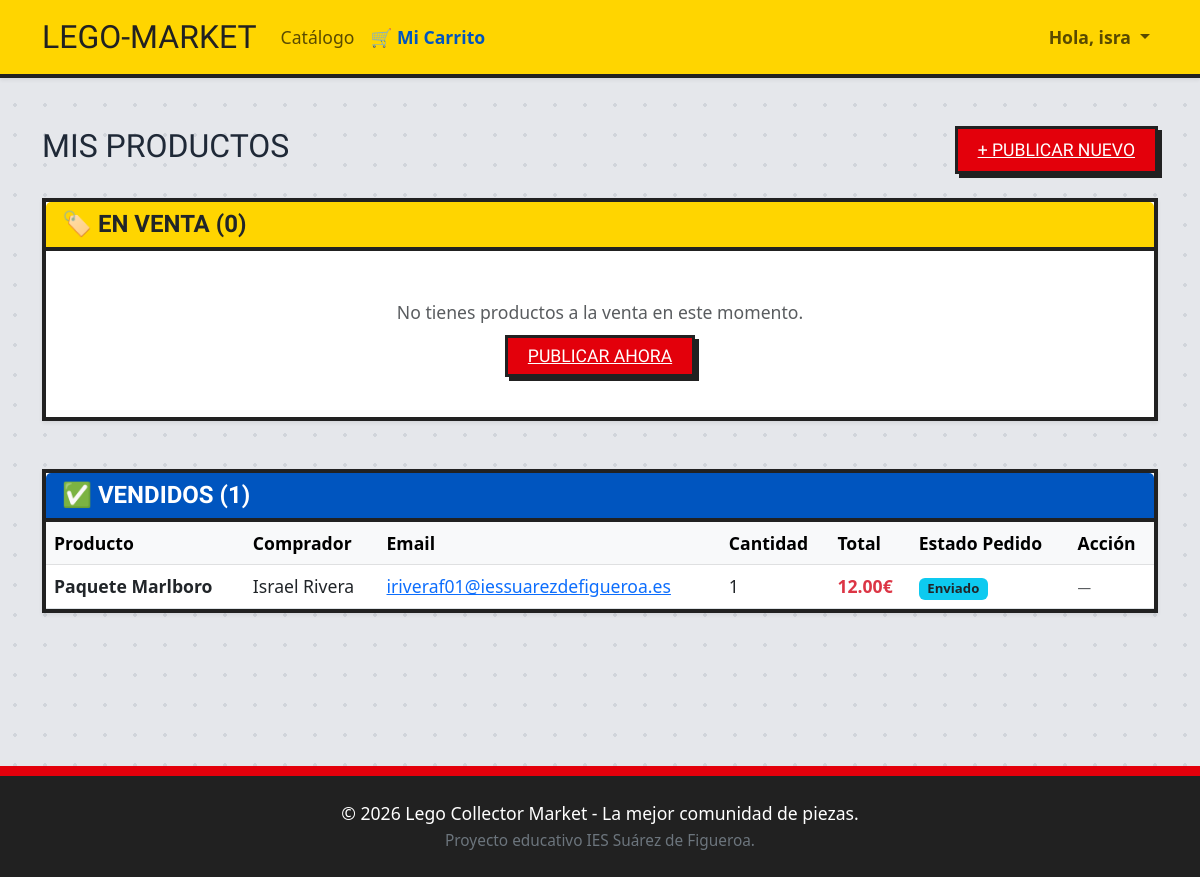
Page /vender/mis-productos/ (signed in) on the committed database.
### shop/models.py (models this page shows, shortened)
class OrderItem(models.Model):
    order = models.ForeignKey(Order, on_delete=models.CASCADE, related_name='items')
    product = models.ForeignKey(Product, on_delete=models.CASCADE)
    cantidad = models.PositiveIntegerField(default=1)
    precio_unitario = models.DecimalField(max_digits=10, decimal_places=2)
    def subtotal(self):
        return self.cantidad * self.precio_unitario

class Product(models.Model):
    ESTADO_CHOICES = [
        ('NUEVO', 'Nuevo / Sellado'),
        ('COMPLETO', 'Abierto / Completo'),
        ('INCOMPLETO', 'Incompleto'),
        ('PIEZAS', 'Solo piezas'),
    ]
    vendedor = models.ForeignKey(User, on_delete=models.CASCADE, related_name='productos')
    categoria = models.ForeignKey(Category, on_delete=models.CASCADE, related_name='productos')
    nombre = models.CharField(max_length=200)
    descripcion = models.TextField()
    precio = models.DecimalField(max_digits=10, decimal_places=2)
    cantidad = models.PositiveIntegerField(default=1)
    estado = models.CharField(
        max_length=15,
        choices=ESTADO_CHOICES,
        default='NUEVO'
    )
    imagen = models.ImageField(upload_to='productos/', blank=True, null=True)

class Order(models.Model):
    ESTADO_CHOICES = [
        ('PREPARACION', 'En preparación'),
        ('ENVIADO', 'Enviado'),
        ('ENTREGADO', 'Entregado'),
    ]
    user = models.ForeignKey(User, on_delete=models.CASCADE, related_name='pedidos')
    fecha = models.DateTimeField(auto_now_add=True)
    direccion_entrega = models.CharField(max_length=255)
    estado = models.CharField(max_length=20, choices=ESTADO_CHOICES, default='PREPARACION')
    total = models.DecimalField(max_digits=10, decimal_places=2, default=0)

### shop/views.py (the view)
# urls.py: path('vender/mis-productos/', view=views.mis_productos, name='mis_productos'),
@login_required
def mis_productos(request):
    if not request.user.profile.es_vendedor:
        return redirect('index')
    from .models import OrderItem
    vendidos_ids = OrderItem.objects.filter(
        product__vendedor=request.user
    ).values_list('product_id', flat=True)
    en_venta = Product.objects.filter(vendedor=request.user).exclude(id__in=vendidos_ids)
    vendidos = OrderItem.objects.filter(product__vendedor=request.user).select_related('order__user', 'product')
    return render(request, 'shop/mis_productos.html', {
        'en_venta': en_venta,
        'vendidos': vendidos,
    })

### shop/context_processors.py (called while the page is built)
def cart_counter(request):
    cart = request.session.get('cart', {})
    count = sum(cart.values())
    return {'cart_count': count}

### shop/templates/shop/mis_productos.html (shortened to what this page needs)
{% extends "shop/base.html" %}
{% block content %}
<div class="container mt-5 mb-5">
    <div class="row">
        <div class="col-12 d-flex justify-content-between align-items-center mb-4">
            <h2 style="font-family: 'Bungee', cursive;">MIS PRODUCTOS</h2>
            <a href="{% url 'subir_producto' %}" class="btn-lego-red">+ PUBLICAR NUEVO</a>
        </div>
        <div class="col-12 mb-5">
            <div class="card shadow-sm" style="border: 4px solid var(--lego-black); border-radius: 0;">
                <div class="card-header" style="background-color: var(--lego-yellow); border-bottom: 4px solid var(--lego-black);">
                    <h4 class="mb-0 fw-bold" style="font-family: 'Bungee', cursive;">🏷️ EN VENTA ({{ en_venta.count }})</h4>
                </div>
                <div class="card-body bg-white p-0">
                    {% if en_venta %}
                        <div class="table-responsive">
                            <table class="table table-hover mb-0 align-middle">
                                <thead class="table-light">
                                    <tr>
                                        <th>Imagen</th>
                                        <th>Nombre</th>
                                        <th>Categoría</th>
                                        <th>Estado</th>
                                        <th>Precio</th>
                                        <th>Cantidad</th>
                                    </tr>
                                </thead>
                                <tbody>
                                    {% for p in en_venta %}
                                        <tr>
                                            <td>
                                                {% if p.imagen %}
                                                    <img src="{{ p.imagen.url }}" alt="{{ p.nombre }}" style="width: 50px; height: 50px; object-fit: cover; border: 1px solid #000;">
                                                {% else %}
                                                    <div style="width:50px;height:50px;background:#eee;border:1px solid #ccc;display:flex;align-items:center;justify-content:center;font-size:0.6rem;color:#999;">SIN IMG</div>
                                                {% endif %}
                                            </td>
                                            <td class="fw-bold">{{ p.nombre }}</td>
                                            <td>{{ p.categoria.nombre }}</td>
                                            <td><span class="badge bg-secondary" style="border-radius:0;">{{ p.get_estado_display }}</span></td>
                                            <td class="text-danger fw-bold">{{ p.precio }}€</td>
                                            <td>{{ p.cantidad }}</td>
                                        </tr>
                                    {% endfor %}
                                </tbody>
                            </table>
                        </div>
                    {% else %}
                        <div class="text-center p-5">
                            <p class="text-muted">No tienes productos a la venta en este momento.</p>
                            <a href="{% url 'subir_producto' %}" class="btn-lego-red mt-2">Publicar ahora</a>
                        </div>
                    {% endif %}
                </div>
            </div>
        </div>
        <div class="col-12">
            <div class="card shadow-sm" style="border: 4px solid var(--lego-black); border-radius: 0;">
                <div class="card-header" style="background-color: var(--lego-blue); border-bottom: 4px solid var(--lego-black); color: white;">
                    <h4 class="mb-0 fw-bold" style="font-family: 'Bungee', cursive;">✅ VENDIDOS ({{ vendidos.count }})</h4>
                </div>
                <div class="card-body bg-white p-0">
                    {% if vendidos %}
                        <div class="table-responsive">
                            <table class="table table-hover mb-0 align-middle">
                                <thead class="table-light">
                                    <tr>
                                        <th>Producto</th>
                                        <th>Comprador</th>
                                        <th>Email</th>
                                        <th>Cantidad</th>
                                        <th>Total</th>
                                        <th>Estado Pedido</th>
                                        <th>Acción</th>
                                    </tr>
                                </thead>
                                <tbody>
                                    {% for item in vendidos %}
                                        <tr>
                                            <td class="fw-bold">{{ item.product.nombre }}</td>
                                            <td>
                                                {{ item.order.user.get_full_name|default:item.order.user.username }}
                                            </td>
                                            <td>
                                                <a href="mailto:{{ item.order.user.email }}">{{ item.order.user.email }}</a>
                                            </td>
                                            <td>{{ item.cantidad }}</td>
                                            <td class="text-danger fw-bold">{{ item.subtotal }}€</td>
                                            <td>
                                                {% if item.order.estado == 'PREPARACION' %}
                                                    <span class="badge bg-warning text-dark">En preparación</span>
                                                {% elif item.order.estado == 'ENVIADO' %}
                                                    <span class="badge bg-info text-dark">Enviado</span>
                                                {% elif item.order.estado == 'ENTREGADO' %}
                                                    <span class="badge bg-success">Entregado</span>
                                                {% endif %}
                                            </td>
                                            <td>
                                                {% if item.order.estado == 'PREPARACION' %}
                                                    <a href="{% url 'marcar_enviado' item.order.id %}"
                                                       class="btn btn-sm btn-info text-dark fw-bold"
                                                       style="border-radius:0; border: 2px solid #000;"
                                                       onclick="return confirm('¿Marcar el pedido #{{ item.order.id }} como ENVIADO?')">
                                                        📦 Marcar Enviado
                                                    </a>
                                                {% else %}
                                                    <span class="text-muted" style="font-size: 0.85rem;">—</span>
                                                {% endif %}
                                            </td>
                                        </tr>
                                    {% endfor %}
                                </tbody>
                            </table>
                        </div>
                    {% else %}
                        <div class="text-center p-5">
                            <p class="text-muted">Todavía no has vendido ningún producto.</p>
                        </div>
                    {% endif %}
                </div>
            </div>
        </div>
    </div>
</div>
{% endblock %}

### shop/templates/shop/base.html (shortened to what this page needs)
<!DOCTYPE html>
<html lang="es">
<head>
    <link href="https://cdn.jsdelivr.net/npm/bootstrap@5.3.0/dist/css/bootstrap.min.css" rel="stylesheet">
</head>
<body>
    <nav class="navbar navbar-expand-lg navbar-light shadow-sm sticky-top">
        <div class="container">
            <a class="navbar-brand" href="{% url 'index' %}">LEGO-MARKET</a>
            <div class="collapse navbar-collapse" id="navbarNav">
                <ul class="navbar-nav me-auto">
                    <li class="nav-item">
                        <a class="nav-link" href="{% url 'catalogo' %}">Catálogo</a>
                    </li>
                    {% if user.is_authenticated %}
                    <li class="nav-item">
                        <a class="nav-link fw-bold position-relative" href="{% url 'ver_carrito' %}"
                            style="color: var(--lego-blue) !important;">
                            🛒 Mi Carrito
                        </a>
                    </li>
                    {% endif %}
                </ul>
                <ul class="navbar-nav ms-auto">
                    {% if user.is_authenticated %}
                    <li class="nav-item dropdown">
                        <a class="nav-link dropdown-toggle fw-bold" href="#" id="userDrop" data-bs-toggle="dropdown">
                            Hola, {{ user.username }}
                        </a>
                    </li>
                    {% endif %}
                </ul>
            </div>
        </div>
    </nav>
    <main style="min-height: 80vh;">
        {% block content %}
        {% endblock %}
    </main>
    <footer class="py-4">
        <div class="container text-center">
            <p class="mb-0">© 2026 Lego Collector Market - La mejor comunidad de piezas.</p>
            <small class="text-secondary">Proyecto educativo IES Suárez de Figueroa.</small>
        </div>
    </footer>
</body>
</html>

### rows in the picture
OrderItem: product.nombre "Paquete Marlboro", order.user.get_full_name "Israel Rivera", order.user.email "iriveraf01@iessuarezdefigueroa.es", cantidad "1", subtotal "12.00", shows "Enviado"

### other values in the picture
{{ user.username }} "isra"
{{ en_venta.count }} "0"
{{ vendidos.count }} "1"
